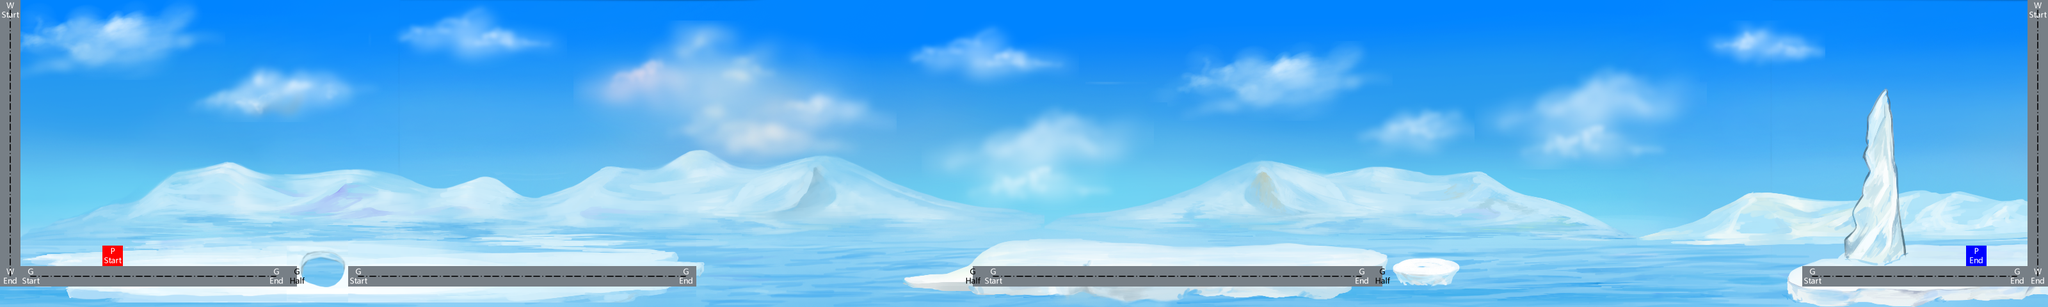

This game map was drawn from its Tiled (.tmx) file and the tilesets committed beside it. A one-line description and the trimmed map source follow:
An orthogonal 100x15 tile map with 32x32 px tiles, 7 tile layers (background, cloud, mountain, ice_back, ...), 5 tilesets.

<map version="1.0" orientation="orthogonal" width="100" height="15" tilewidth="32" tileheight="32">
 <tileset firstgid="1" name="background" tilewidth="32" tileheight="32">
  <image source="background.png" width="2144" height="480" />
 </tileset>
 <tileset firstgid="1006" name="cloud" tilewidth="32" tileheight="32">
  <image source="cloud_chip.png" width="768" height="768" />
 </tileset>
 <tileset firstgid="1582" name="mountain" tilewidth="32" tileheight="32">
  <image source="mountain_chip.png" width="1664" height="512" />
 </tileset>
 <tileset firstgid="2414" name="ice" tilewidth="32" tileheight="32">
  <image source="ice_chip.png" width="1280" height="512" />
 </tileset>
 <tileset firstgid="3054" name="interact" tilewidth="32" tileheight="32">
  <image source="interact_chip.png" width="512" height="512" />
 </tileset>
 <layer name="background" width="100" height="15">
  <data>[1500 cells, 1500 non-empty, 1005 distinct tile ids]</data>
 </layer>
 <layer name="cloud" width="100" height="15">
  <data>[1500 cells, 505 non-empty, 353 distinct tile ids]</data>
 </layer>
 <layer name="mountain" width="100" height="15">
  <data>[1500 cells, 460 non-empty, 460 distinct tile ids]</data>
 </layer>
 <layer name="ice_back" width="100" height="15">
  <data>[1500 cells, 288 non-empty, 288 distinct tile ids]</data>
 </layer>
 <layer name="object" width="100" height="15">
  <data>[1500 cells, 44 non-empty, 44 distinct tile ids]</data>
 </layer>
 <layer name="ice_front" width="100" height="15" opacity="0.9">
  <data>[1500 cells, 144 non-empty, 144 distinct tile ids]</data>
 </layer>
 <layer name="interact" width="100" height="15">
  <data>[1500 cells, 95 non-empty, 12 distinct tile ids]</data>
 </layer>
</map>